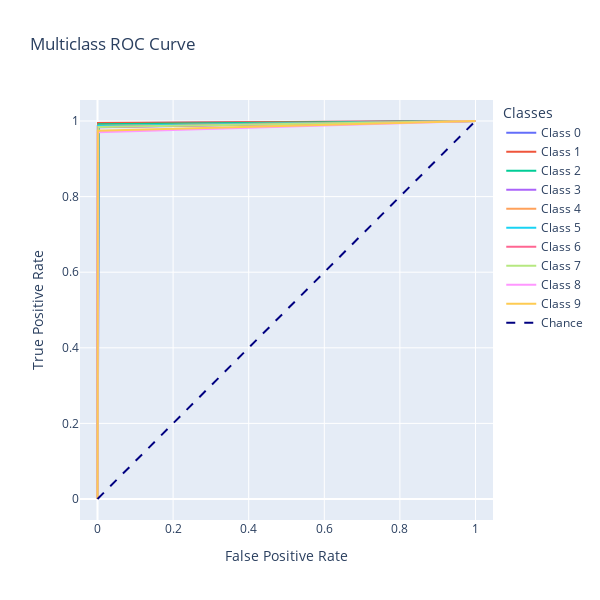

Notebook code for this chart:
### Markdown cell above
con esta matriz de confunsion viendo la matriz principal podemos ver que el modelo puede predecir bien nuestros datos, podemos ver que se puede confiar en el BCNN

### Code cell
def plot_multiclass_roc(y_test, y_pred, num_classes):
    # Binarizar las etiquetas en un formato one-hot
    y_test_binarized = label_binarize(y_test, classes=list(range(num_classes)))
    y_pred_binarized = label_binarize(y_pred, classes=list(range(num_classes)))

    fpr = dict()
    tpr = dict()
    roc_auc = dict()

    # Calcula la curva ROC y el área bajo la curva para cada clase
    for i in range(num_classes):
        fpr[i], tpr[i], _ = roc_curve(y_test_binarized[:, i], y_pred_binarized[:, i])
        roc_auc[i] = auc(fpr[i], tpr[i])

    # Crea la figura de Plotly para la curva ROC
    fig = go.Figure()
    for i in range(num_classes):
        hover_text = f'Class {i} AUC = {roc_auc[i]:.2f}'
        fig.add_trace(go.Scatter(x=fpr[i], y=tpr[i], mode='lines', name=f'Class {i}',
                                 text=[hover_text] * len(fpr[i]), hoverinfo='text+x+y'))

    # Agregar línea de azar
    fig.add_trace(go.Scatter(x=[0, 1], y=[0, 1], mode='lines', line=dict(color='navy', width=2, dash='dash'),
                             name='Chance', hoverinfo='none'))

    # Configuración del layout del gráfico
    fig.update_layout(
        title='Multiclass ROC Curve',
        xaxis_title='False Positive Rate',
        yaxis_title='True Positive Rate',
        legend_title='Classes',
        xaxis=dict(scaleanchor="y", scaleratio=1),
        yaxis=dict(constrain='domain'),
        width=600,
        height=600
    )
    return fig

plot_multiclass_roc(resultados["Test"],resultados["normal_bnn"],10)

### Figure 1 — Plotly figure (JSON) as saved in the notebook; plotly's stock layout.template omitted (floating-point values rounded to 4 significant figures)
{"data": [{"hoverinfo": "text+x+y", "mode": "lines", "name": "Class 0", "text": ["Class 0 AUC = 0.99", "Class 0 AUC = 0.99", "Class 0 AUC = 0.99"], "type": "scatter", "x": [0, 0.004102, 1], "y": [0, 0.9939, 1]}, {"hoverinfo": "text+x+y", "mode": "lines", "name": "Class 1", "text": ["Class 1 AUC = 1.00", "Class 1 AUC = 1.00", "Class 1 AUC = 1.00"], "type": "scatter", "x": [0, 0.001241, 1], "y": [0, 0.9947, 1]}, {"hoverinfo": "text+x+y", "mode": "lines", "name": "Class 2", "text": ["Class 2 AUC = 0.99", "Class 2 AUC = 0.99", "Class 2 AUC = 0.99"], "type": "scatter", "x": [0, 0.002676, 1], "y": [0, 0.9913, 1]}, {"hoverinfo": "text+x+y", "mode": "lines", "name": "Class 3", "text": ["Class 3 AUC = 0.99", "Class 3 AUC = 0.99", "Class 3 AUC = 0.99"], "type": "scatter", "x": [0, 0.001557, 1], "y": [0, 0.9832, 1]}, {"hoverinfo": "text+x+y", "mode": "lines", "name": "Class 4", "text": ["Class 4 AUC = 0.99", "Class 4 AUC = 0.99", "Class 4 AUC = 0.99"], "type": "scatter", "x": [0, 0.001109, 1], "y": [0, 0.9878, 1]}, {"hoverinfo": "text+x+y", "mode": "lines", "name": "Class 5", "text": ["Class 5 AUC = 0.99", "Class 5 AUC = 0.99", "Class 5 AUC = 0.99"], "type": "scatter", "x": [0, 0.0008783, 1], "y": [0, 0.9865, 1]}, {"hoverinfo": "text+x+y", "mode": "lines", "name": "Class 6", "text": ["Class 6 AUC = 0.99", "Class 6 AUC = 0.99", "Class 6 AUC = 0.99"], "type": "scatter", "x": [0, 0.0009954, 1], "y": [0, 0.9843, 1]}, {"hoverinfo": "text+x+y", "mode": "lines", "name": "Class 7", "text": ["Class 7 AUC = 0.99", "Class 7 AUC = 0.99", "Class 7 AUC = 0.99"], "type": "scatter", "x": [0, 0.002452, 1], "y": [0, 0.9844, 1]}, {"hoverinfo": "text+x+y", "mode": "lines", "name": "Class 8", "text": ["Class 8 AUC = 0.98", "Class 8 AUC = 0.98", "Class 8 AUC = 0.98"], "type": "scatter", "x": [0, 0.000554, 1], "y": [0, 0.9702, 1]}, {"hoverinfo": "text+x+y", "mode": "lines", "name": "Class 9", "text": ["Class 9 AUC = 0.99", "Class 9 AUC = 0.99", "Class 9 AUC = 0.99"], "type": "scatter", "x": [0, 0.0008898, 1], "y": [0, 0.9742, 1]}, {"hoverinfo": "none", "line": {"color": "navy", "dash": "dash", "width": 2}, "mode": "lines", "name": "Chance", "type": "scatter", "x": [0, 1], "y": [0, 1]}], "layout": {"height": 600, "legend": {"title": {"text": "Classes"}}, "title": {"text": "Multiclass ROC Curve"}, "width": 600, "xaxis": {"scaleanchor": "y", "scaleratio": 1, "title": {"text": "False Positive Rate"}}, "yaxis": {"constrain": "domain", "title": {"text": "True Positive Rate"}}}}
